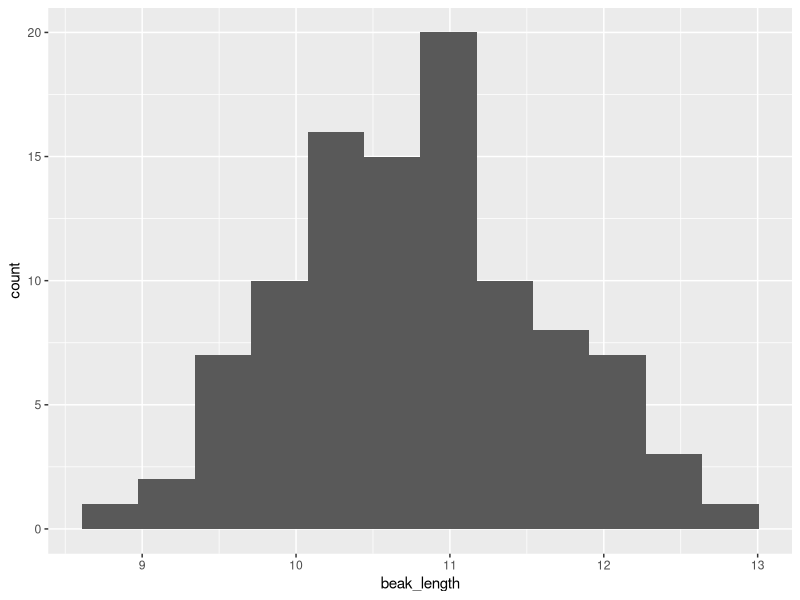
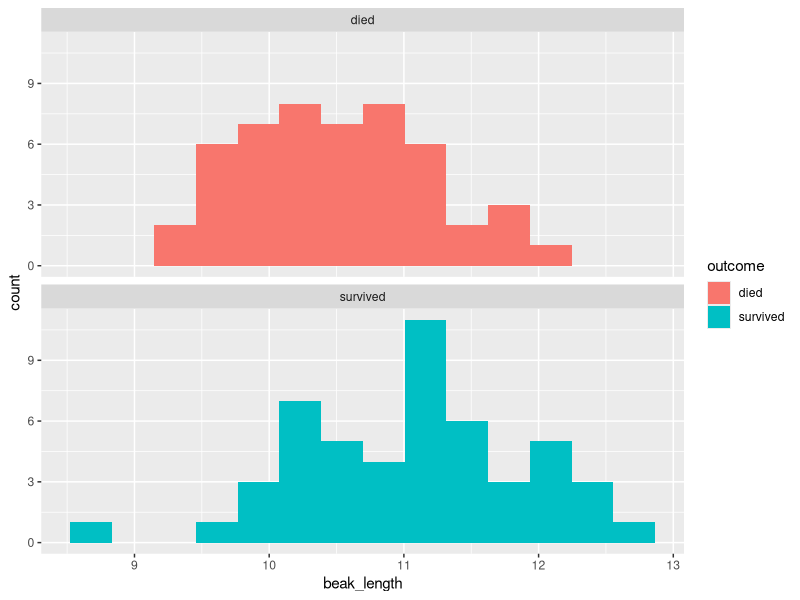
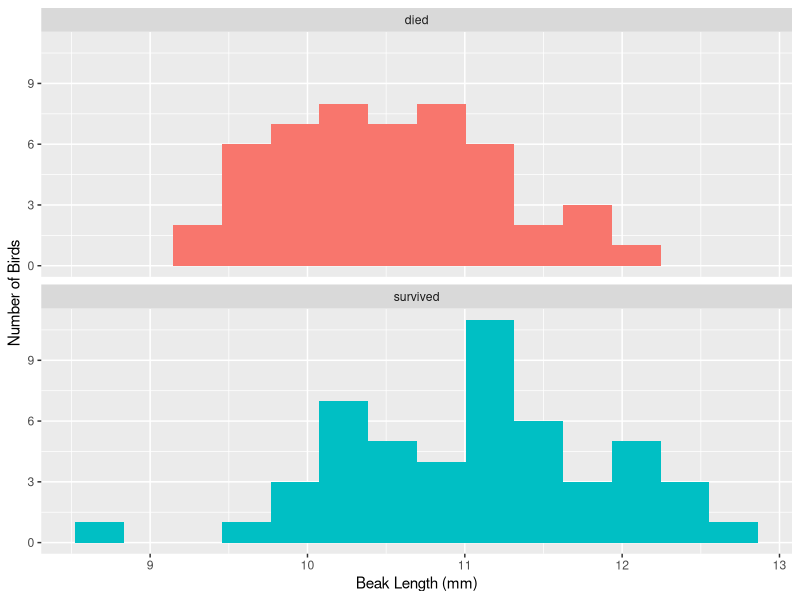
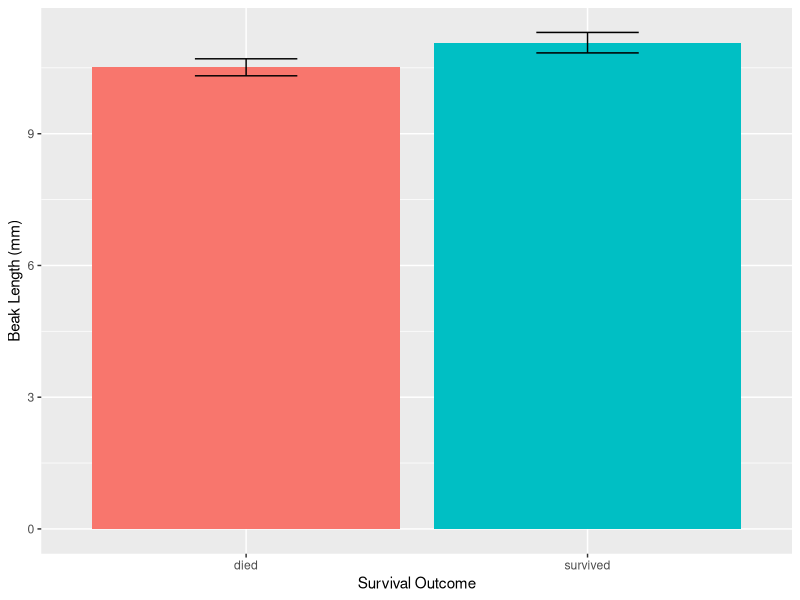

The R script that drew these images, in order:
## ---- chunk 1
library(readxl)                # load readxl, for reading Excel files
library(tidyverse)             # load tidyverse, for working with datasets
## ---- chunk 2
finches <- read_excel("finches_data.xlsx")
## ---- chunk 3
finches
## ---- chunk 4
glimpse(finches)
## ---- chunk 5
ggplot(
  data = finches,                  # use the finches dataset
  mapping = aes(x = beak_length)   # put beak length on the x axis
) +
  geom_histogram(bins = 12)        # use 12 bins (default is 30)
## ---- chunk 6
ggplot(
  data = finches, 
  mapping = aes(x = beak_length, fill = outcome)
) +
  geom_histogram(bins = 14) +
  facet_wrap(~ outcome, ncol = 1)
## ---- chunk 7
ggplot(
  data = finches, 
  mapping = aes(x = beak_length, fill = outcome)
) +
  geom_histogram(bins = 14) +
  facet_wrap(~ outcome, ncol = 1) +
  guides(fill = FALSE) +            # remove color legend
  labs(                             # add labels
    x = "Beak Length (mm)",         #   x axis (horizontal)
    y = "Number of Birds"           #   y axis (vertical)
  )
## ---- chunk 8
summary(finches)
## ---- chunk 9
# summarize the entire dataset
summary <- 
  finches %>% 
  summarize(mean = mean(beak_length),
            sd = sd(beak_length),
            n = n()) %>% 
  mutate(sem = sd / sqrt(n),
         upper = mean + 1.96 * sem,
         lower = mean - 1.96 * sem)

summary
## ---- chunk 10
grouped_summary <- 
  finches %>% 
  group_by(outcome) %>% 
  summarize(mean = mean(beak_length),
            sd = sd(beak_length),
            n = n()) %>% 
  mutate(sem = sd / sqrt(n),
         upper = mean + 1.96 * sem,
         lower = mean - 1.96 * sem)

# print the results in the console
grouped_summary
## ---- chunk 11
ggplot(
  data = grouped_summary, 
  mapping = aes(x = outcome, y = mean, fill = outcome)
) +
  geom_col() +
  geom_errorbar(aes(ymin = lower, ymax = upper), width = .3) +
  guides(fill = FALSE) +
  labs(
    x = "Survival Outcome",
    y = "Beak Length (mm)"
  )
## ---- chunk 12
# create a vector of beak lengths for birds that died
beak_length_died <-
  finches %>% 
  filter(outcome == "died") %>% 
  pull(beak_length)

# print the results in the console
beak_length_died
## ---- chunk 13
# create a vector of beak lengths for birds that died
beak_length_survived <-
  finches %>% 
  filter(outcome == "survived") %>% 
  pull(beak_length)

# print the results in the console
beak_length_survived
## ---- chunk 14
t.test(beak_length_died, beak_length_survived)
